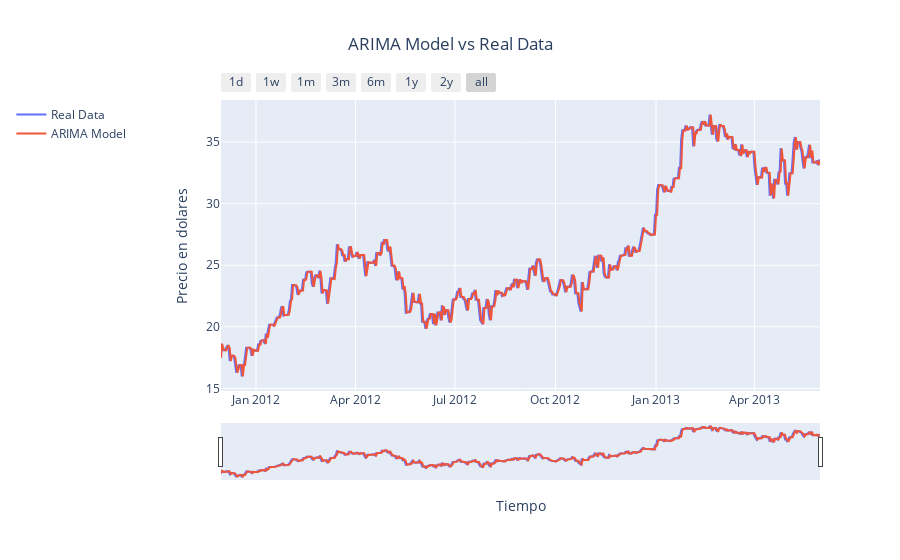

The code cell stored with this chart in its notebook:
### Code cell
import pandas as pd
import numpy as np
import matplotlib.pyplot as plt
from statsmodels.tsa.arima.model import ARIMA
from sklearn.metrics import mean_squared_error
import warnings
from tqdm import tqdm
import statsmodels.api as sm
from scipy.stats import pearsonr
from skopt import gp_minimize
from skopt.space import Integer
import time

warnings.filterwarnings('ignore')

# Supongamos que `df_completo` ya está cargado y tiene las columnas 'Date' y 'Close'
# Segmentación de los datos
print("Preparando los datos...")
train_ratio = 0.7
val_ratio = 0.15
test_ratio = 0.15
n = len(df_completo)
train_size = int(n * train_ratio)
val_size = int(n * val_ratio)

train_data = df_completo.iloc[:train_size]
val_data = df_completo.iloc[train_size:train_size + val_size]
test_data = df_completo.iloc[train_size + val_size:]

# Función para entrenar y predecir usando ARIMA
def train_and_predict(df, p, d, q):
    model = ARIMA(df['Close'], order=(p, d, q))
    fitted_model = model.fit()
    return fitted_model.forecast(steps=1), fitted_model

def plot_residuals_and_stats(date, test_residual, title, fig, axs):
    plt.suptitle(f'Results for ARIMA model: {title}')
    
    # Residuals
    axs[0].plot(date, test_residual)
    axs[0].set_title('Residuals')
    axs[0].set_xlabel('Time')
    axs[0].axhline(0, color='red', linestyle='--')
    axs[0].legend(['Residuals', 'Zero Line'])
    
    # Autocorrelation
    sm.graphics.tsa.plot_acf(test_residual, lags=20, ax=axs[1])
    axs[1].set_title('Autocorrelation')
    
    # Trend of Residuals (LOESS)
    lowess = sm.nonparametric.lowess(test_residual, np.arange(len(test_residual)), frac=0.75)
    axs[2].plot(date, lowess[:, 1])
    axs[2].set_title('Trend of Residuals (LOESS)')
    axs[2].set_xlabel('Time')
    axs[2].set_ylabel('Residual')
    
    plt.tight_layout()

# Optimización de parámetros en el conjunto de validación
print("Iniciando optimización de parámetros...")
start_time = time.time()

def objective(params):
    p, d, q = params
    pred, fitted_model = train_and_predict(train_data, p, d, q)
    val_predictions = fitted_model.forecast(steps=len(val_data))
    mse = mean_squared_error(val_data['Close'], val_predictions)
    return mse

space = [Integer(0, 3), Integer(0, 2), Integer(0, 3)]  # Reduced search space
res = gp_minimize(objective, space, n_calls=20, random_state=42, n_jobs=-1)  # Reduced n_calls and added parallel processing

best_p, best_d, best_q = res.x

optimization_time = time.time() - start_time
print(f"Optimización completada en {optimization_time:.2f} segundos.")

best_params = pd.DataFrame({
    "Parametro": ["p", "d", "q"],
    "Valor": [best_p, best_d, best_q]
})

print("Mejores parámetros encontrados:")
display(best_params)

# Rolling prediction en los datos de prueba usando los mejores parámetros
print("Iniciando predicción rolling...")
test_residuals = []

for i in tqdm(range(len(test_data)), desc="Rolling ARIMA model"):
    expanded_train_data = pd.concat([train_data, test_data.iloc[:i]])
    pred, fitted_model = train_and_predict(expanded_train_data, best_p, best_d, best_q)
    test_residuals.append(test_data['Close'].iloc[i] - pred.iloc[0])

print("Predicción rolling completada.")

# Plotting
print("Generando gráficos...")
fig, axs = plt.subplots(3, 1, figsize=(12, 18))
plot_residuals_and_stats(test_data.index, test_residuals, f"ARIMA({best_p},{best_d},{best_q})", fig, axs)
plt.show()

# Calcula y muestra el MSE
mse = mean_squared_error(test_data['Close'], test_data['Close'] - np.array(test_residuals))
mse_results_ARIMA = pd.DataFrame({
    "Model": [f"ARIMA({best_p},{best_d},{best_q})"],
    "MSE": [mse]
})

print("Resultados finales:")
display(mse_results_ARIMA)

# Plot de predicción vs datos reales
plot_("ARIMA Model vs Real Data",
      (test_data.index, test_data['Close'], "Real Data"),
      (test_data.index, test_data['Close'] - np.array(test_residuals), "ARIMA Model"))

print("Proceso completado.")

### Figure 1 — Plotly figure (JSON) as saved in the notebook; plotly's stock layout.template omitted (floating-point values rounded to 4 significant figures; data arrays with more than 128 entries replaced by an {"elided": "..."} marker saying what was removed)
{"data": [{"line": {"width": 2}, "mode": "lines", "name": "Real Data", "type": "scatter", "x": {"elided": "549 str values"}, "y": {"elided": "549 float values"}}, {"line": {"width": 2}, "mode": "lines", "name": "ARIMA Model", "type": "scatter", "x": {"elided": "549 str values"}, "y": {"elided": "549 float values"}}], "layout": {"legend": {"orientation": "v", "x": -0.35, "xanchor": "left", "y": 1, "yanchor": "top"}, "title": {"text": "ARIMA Model vs Real Data", "x": 0.5}, "xaxis": {"rangeselector": {"buttons": [{"count": 1, "label": "1d", "step": "day", "stepmode": "backward"}, {"count": 7, "label": "1w", "step": "day", "stepmode": "backward"}, {"count": 1, "label": "1m", "step": "month", "stepmode": "backward"}, {"count": 3, "label": "3m", "step": "month", "stepmode": "backward"}, {"count": 6, "label": "6m", "step": "month", "stepmode": "backward"}, {"count": 1, "label": "1y", "step": "year", "stepmode": "backward"}, {"count": 2, "label": "2y", "step": "year", "stepmode": "backward"}, {"step": "all"}]}, "rangeslider": {"visible": true}, "title": {"text": "Tiempo"}, "type": "date"}, "yaxis": {"autorange": true, "title": {"text": "Precio en dolares"}, "type": "linear"}}}
